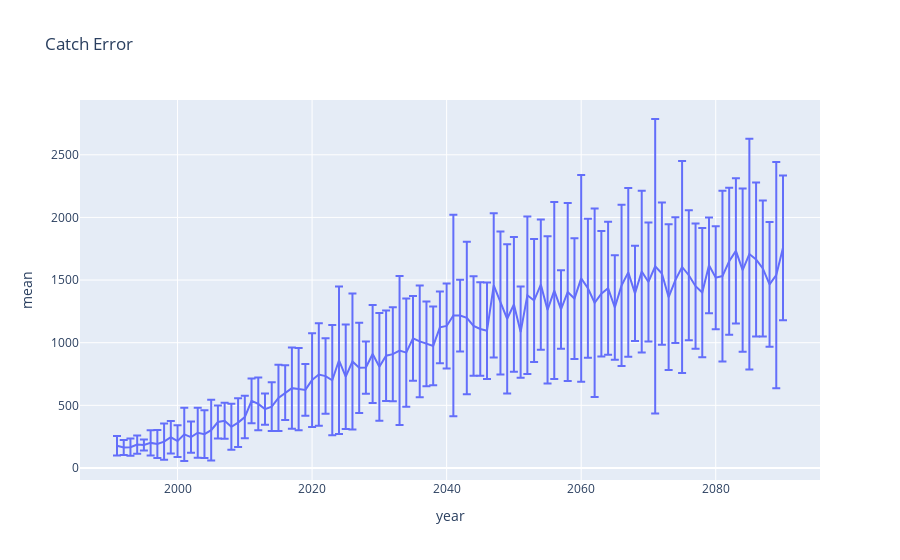

Here is the notebook cell this chart was saved with:
### Code cell
catch_error = pdf.groupby('year').agg({'catch': ('std', 'mean')})['catch'].reset_index()
catch_error['error'] = catch_error['std'] * 1.96
px.line(catch_error[catch_error['year'] > 1990], x='year', y='mean', error_y='error', title='Catch Error')
